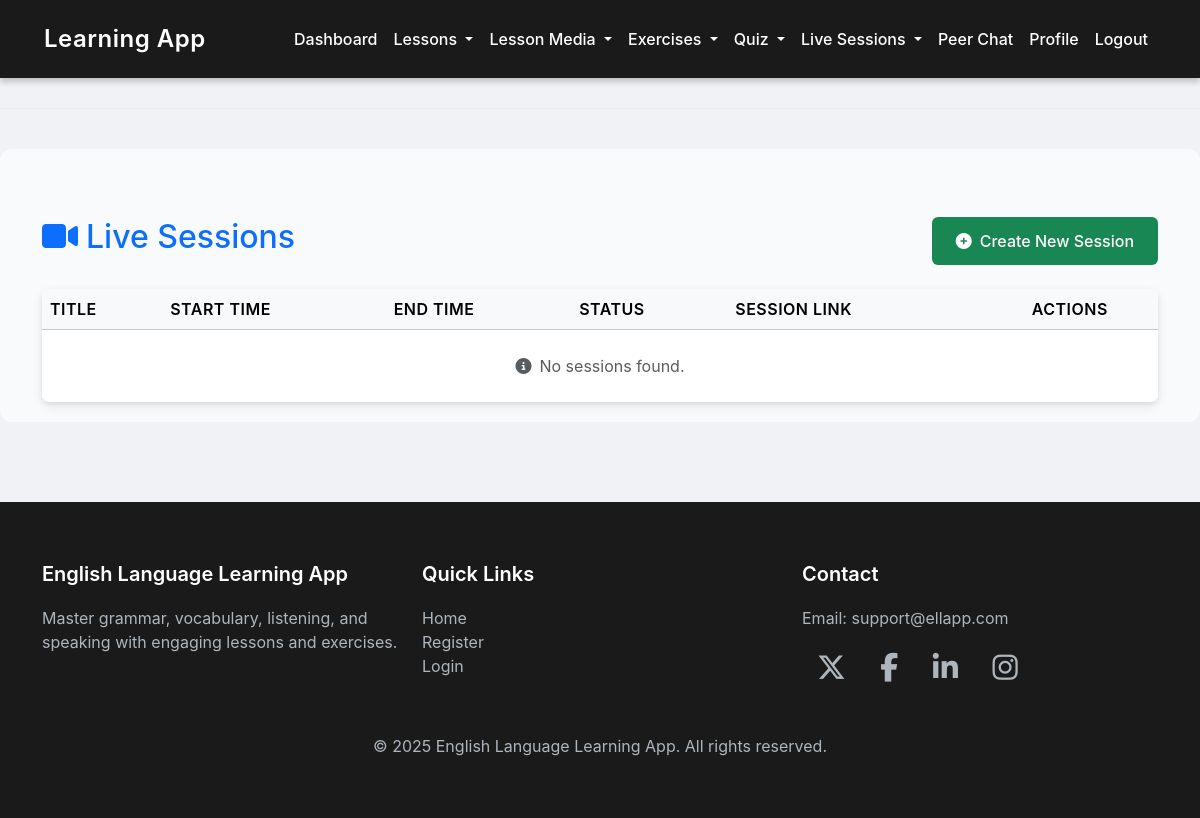
Page /sessions/ (signed in) on the earlier database version.
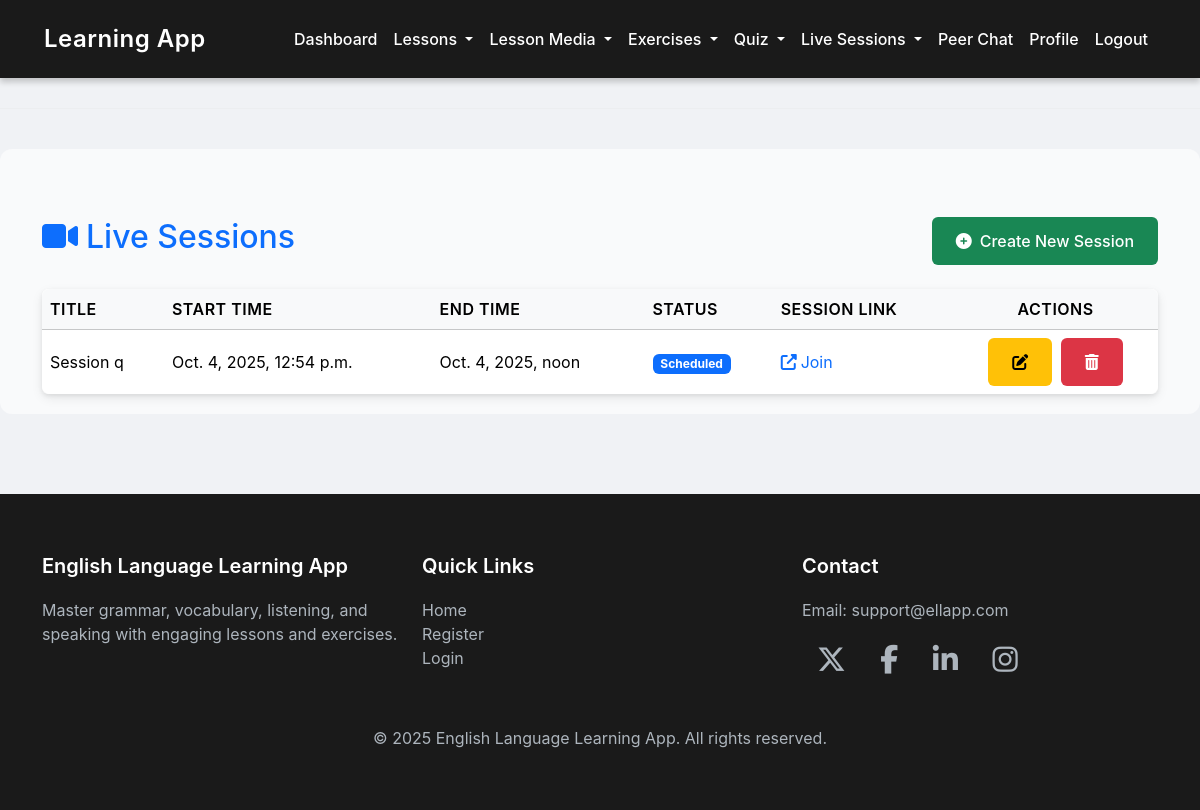
Same page on the later database version.
### myapp/models.py (models this page shows, shortened)
class LiveSession(models.Model):
    STATUS_CHOICES = [
        ('scheduled', 'Scheduled'),
        ('ongoing', 'Ongoing'),
        ('completed', 'Completed'),
    ]
    title = models.CharField(max_length=150)
    tutor = models.ForeignKey(
        UserRegister,
        on_delete=models.CASCADE,
        limit_choices_to={'role': 'teacher'},
        related_name='tutor_sessions'
    )
    start_time = models.DateTimeField()
    end_time = models.DateTimeField()
    session_url = models.URLField()
    status = models.CharField(max_length=20, choices=STATUS_CHOICES, default='scheduled')

### myapp/views.py (the view)
# urls.py: path('sessions/', views.session_list, name='session_list'),
def session_list(request):
    if request.session.get('user_role') != 'teacher':
        messages.error(request, "Unauthorized access")
        return redirect('login')
    sessions = LiveSession.objects.filter(tutor_id=request.session['user_id'])
    return render(request, 'session/session_list.html', {'sessions': sessions})

### templates/session/session_list.html (shortened to what this page needs)
{% extends "base.html" %}
{% block content %}
<div class="container mt-5">
    <div class="row mb-4">
        <div class="col d-flex justify-content-between align-items-center">
            <h2 class="text-primary">
                <i class="fas fa-video me-2"></i>Live Sessions
            </h2>
            <a href="{% url 'session_create' %}" class="btn btn-success">
                <i class="fas fa-plus-circle me-2"></i>Create New Session
            </a>
        </div>
    </div>
    <div class="card shadow-sm border-0">
        <div class="card-body p-0">
            <table class="table table-hover align-middle mb-0">
                <thead class="table-light">
                    <tr>
                        <th>Title</th>
                        <th>Start Time</th>
                        <th>End Time</th>
                        <th>Status</th>
                        <th>Session Link</th>
                        <th class="text-center">Actions</th>
                    </tr>
                </thead>
                <tbody>
                    {% for s in sessions %}
                    <tr>
                        <td>{{ s.title }}</td>
                        <td>{{ s.start_time }}</td>
                        <td>{{ s.end_time }}</td>
                        <td>
                            <span class="badge
                                {% if s.status == 'scheduled' %}bg-primary
                                {% elif s.status == 'ongoing' %}bg-warning
                                {% elif s.status == 'completed' %}bg-success
                                {% endif %}
                            ">
                                {{ s.status|title }}
                            </span>
                        </td>
                        <td>
                            <a href="{{ s.session_url }}" target="_blank" class="text-decoration-none">
                                <i class="fas fa-external-link-alt me-1"></i>Join
                            </a>
                        </td>
                        <td class="text-center">
                            <a href="{% url 'session_update' s.pk %}" class="btn btn-sm btn-warning me-1">
                                <i class="fas fa-edit"></i>
                            </a>
                            <a href="{% url 'session_delete' s.pk %}" class="btn btn-sm btn-danger"
                               onclick="return confirm('Are you sure you want to delete this session?');">
                                <i class="fas fa-trash-alt"></i>
                            </a>
                        </td>
                    </tr>
                    {% empty %}
                    <tr>
                        <td colspan="6" class="text-center text-muted py-4">
                            <i class="fas fa-info-circle me-2"></i>No sessions found.
                        </td>
                    </tr>
                    {% endfor %}
                </tbody>
            </table>
        </div>
    </div>
</div>
{% endblock %}

Differences in the rows shown:
added LiveSession: title "Session q", start_time "Oct. 4, 2025, 12:54 p.m.", end_time "Oct. 4, 2025, noon", status "Scheduled"
Other differences:
text no longer shown: "No sessions found."
